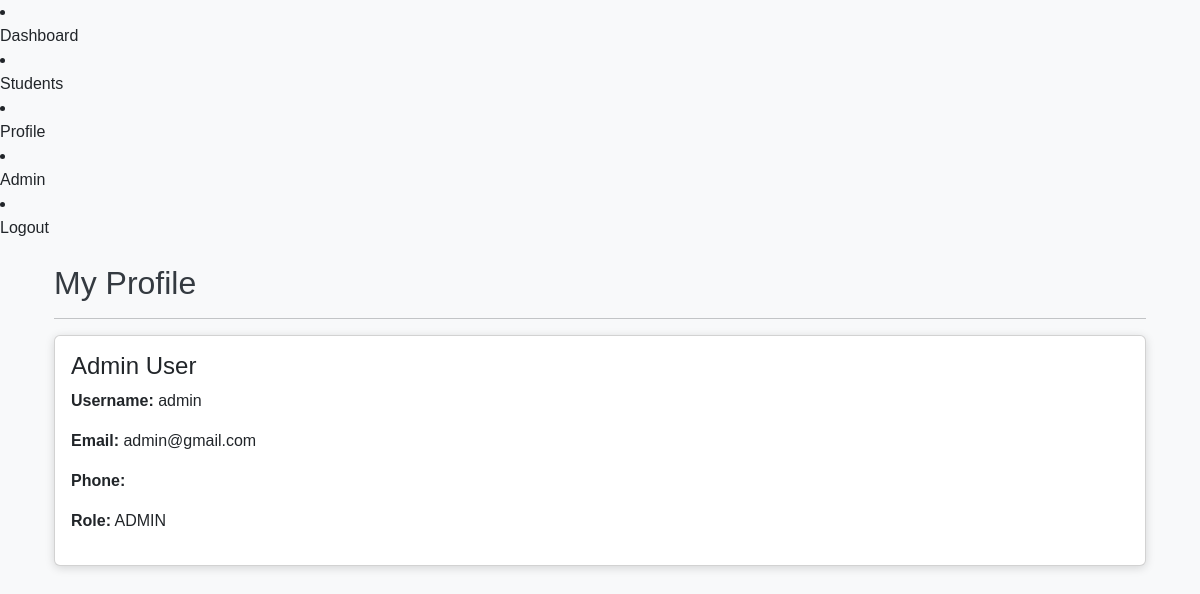
Page /accounts/profile/ (signed in) on the committed database.
### accounts/models.py (models this page shows, shortened)
class CustomUser(AbstractUser):
    ROLE_CHOICES=(
        ('ADMIN','Admin'),
        ('STUDENT','Student'),
        ('TEACHER','Teacher')
    )
    phone=models.CharField(max_length=20,blank=True)
    profile_picture=models.ImageField(upload_to='profile_pictures',blank=True,null=True)
    role=models.CharField(max_length=20,choices=ROLE_CHOICES,default='STUDENT')

### accounts/views.py (the view)
# urls.py: path("profile/", ProfileView.as_view(), name="profile"),
class ProfileView(LoginRequiredMixin, TemplateView):
    template_name = "registration/profile.html"

### templates/registration/profile.html (shortened to what this page needs)
{% extends 'base.html' %}
{% block content %}
<div class="container mt-4">
<h2>My Profile</h2>
<hr>
<div class="card">
<div class="card-body">
<h4>{{ user.get_full_name }}</h4>
<p>
<strong>Username:</strong>
{{ user.username }}
</p>
<p>
<strong>Email:</strong>
{{ user.email }}
</p>
<p>
<strong>Phone:</strong>
</p>
<p>
<strong>Role:</strong>
{{ user.role }}
</p>
</div>
</div>
</div>
{% endblock %}

### static/css/style.css (style rules this page uses)
body { background-color: #f8f9fa; font-family: Arial, sans-serif; }
h1,h2,h3 { color: #343a40; }
.card { box-shadow: 0 2px 10px rgba(0,0,0,0.15); }

### rows in the picture
CustomUser: get_full_name "Admin User", username "admin", email "admin@gmail.com", role "ADMIN"
